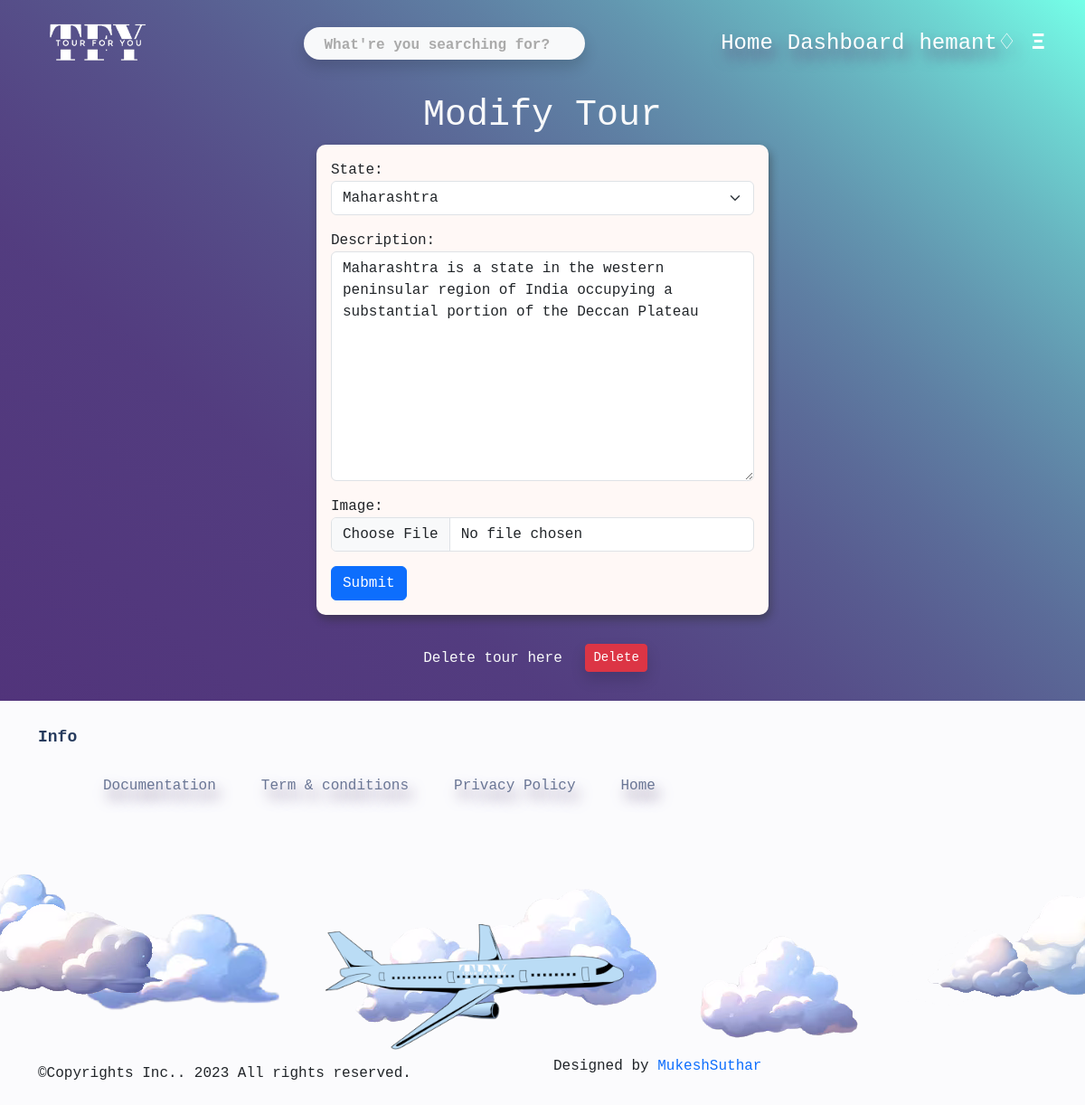
/EditTour/1/ (signed in), run on the app's committed database.
### mainapp/models.py (models this page shows, shortened)
class User(AbstractUser):
    email = models.EmailField(unique=True)
    is_mainadmin = models.BooleanField(default=False)
    is_tourist= models.BooleanField(default=False)

class TourPlaces(models.Model):
    state = models.ForeignKey(States, on_delete=models.SET_NULL,null=True)
    description = models.CharField(max_length=1000, null=False, blank=False)
    placeImage = models.ImageField(null=False, blank=False, upload_to='places/')
    tour_active = models.BooleanField(default=False)

### mainapp/views.py (the view, shortened to what this page needs)
# urls.py: path('EditTour/<int:id>/',login_required(mainadmin_required(views.EditTourPlace.as_view())) ,name='EditTour'),
class EditTourPlace(View):
    def get(self, request, id):
        m = TourPlaces.objects.get(id=id)
        f = tourPlaceForm(instance=m)
        return render(request, 'edittour.html', {'f': f, 'm': m})

### mainapp/forms.py
class tourPlaceForm(forms.ModelForm):
    class Meta:
        model = TourPlaces
        fields = ['state', 'description', 'placeImage']
        labels = {'state': 'State', 'description': 'Description',
                  'placeImage': 'Image'}
        widgets = {
            "state": forms.Select(attrs={'class': 'form-select'}),
            "description": forms.Textarea(attrs={'class': 'form-control'}),
            "placeImage": forms.FileInput(attrs={'class': 'form-control'}),
        }

### mainapp/models.py (called while the page is built)
    def __str__(self):
        return self.s_name

### templates/edittour.html (shortened to what this page needs)
{% extends 'base.html' %}
{% load static %}
{% block content %}
<div class="text-center">
    <h1 class="text-light">
        Modify Tour
    </h1>
</div>
    <div class="s-form">
    <div class="form-card container mb-3 p-3">
        <form action="" method="post" enctype="multipart/form-data" onsubmit="return check(this);">
            {{f.as_p}}
            <input type="submit" value="Submit" class="btn btn-primary bg-opacity-50 ">
        </form>
    </div>
    <div class="text-center">
    <p class="text-light"> Delete tour here
    <a href="{% url 'DeleteTour' m.id %}" class="btn delete btn-sm shadow btn-danger m-3"  onclick="return del(this);">Delete</a>
</p>
</div>
</div>
{% endblock %}

### templates/navbar.html (shortened to what this page needs)
{% load static %}
<nav class="navbar navbar-expand-lg px-4 h4">
  <div class="container-fluid">
    <a class="navbar-brand" href="{% url 'home' %}">
      <img src="{% static 'img/brand.png' %}" alt="" srcset="" height="50px">
    </a>
    <form action="{% url 'search' %}" method="get" class="d-lg-flex mx-lg-auto my-2 my-lg-0">
      <input type="search" name="q" placeholder="What're you searching for?"
        class="navsearch bg-light rounded-pill p-1 shadow">
    </form>
    <div class="navcon text-center">
      <ul class="navbar-nav flex-lg-row justify-content-lg-end align-items-center">
        <li class="nav-item"><a class="nav-link" href="{% url 'home' %}">Home</a></li>
        {% if user.is_mainadmin == True %}
          <li class="nav-item"><a class="nav-link" href="{% url 'mainadmin' %}">Dashboard</a></li>
        {% endif %}
        {% if user.is_authenticated == True %}
          <li class="nav-item dropdown">
            <a class="nav-link " href="#" id="navbarDropdown" role="button" data-toggle="dropdown"
              aria-haspopup="true" aria-expanded="false">{{user.first_name}}&#9826;</a>
          </li>
        {% endif %}
        <li class="nav-item">
          <span style="font-size:26px;cursor:pointer;" onclick="openNav()" class="sidebtn rounded px-2">&#926;</span>
        </li>
      </ul>
    </div>
  </div>
</nav>

### static/css/main.css (style rules this page uses)
* { font-family: monospace, 'Courier New', Courier; }
body { width: 100%; height: 100%; margin: 0px; padding: 0px; overflow-x: hidden; background-image: linear-gradient(40deg, #502d77, 80%, rgb(117, 255, 232)); background-repeat: no-repeat; background-size: cover; background-attachment: fixed; }
.navcon a { color: #fff; font-weight: 500; text-shadow: #624d7a 5px 10px 15px; }
.navbar-brand img { height: 70px; }
* { -webkit-box-sizing: border-box; box-sizing: border-box; }
input, button { border: none; background: none; outline: 0; }
.navsearch::placeholder { color: #aaa; padding-left: 18px; font-weight: 600; font-size: 16px; }
.navsearch { caret-color: rgb(90, 61, 172); color: rgb(50, 31, 71); }
.sidebtn { color: white; display: block; font-weight: 700; }
.s-form { width: 500px; margin: auto; }
.form-card { background-color: #fff8f6; border-radius: 10px; box-shadow: #2d2e2e7e 2px 5px 10px; }

### data on the page
User: first_name "hemant"
TourPlaces: state "Maharashtra", description "Maharashtra is a state in the western peninsular region of India occupying a substantial portion of the Deccan Plateau"
